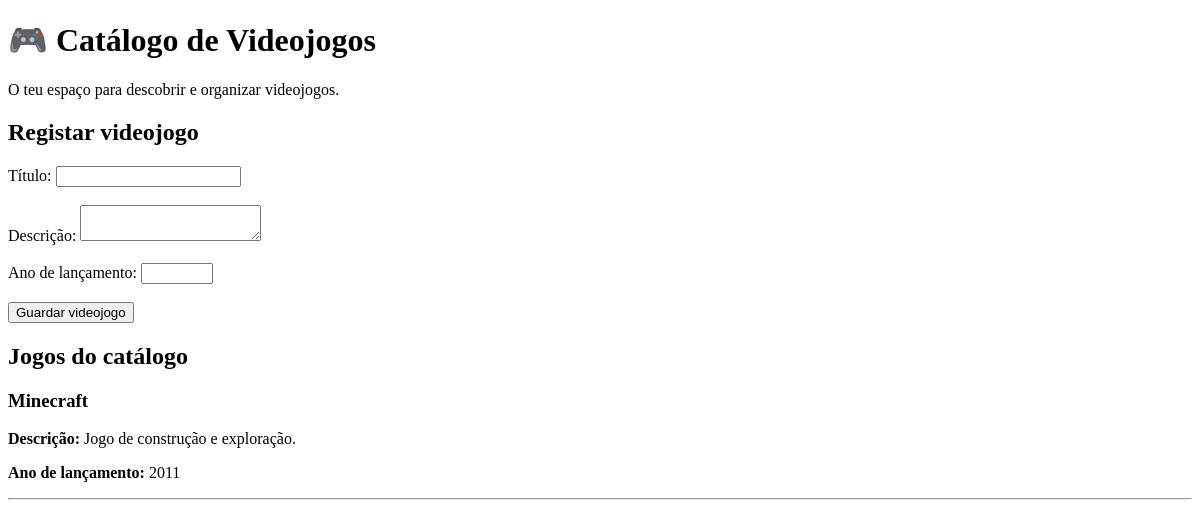
Before: / with the older database file.
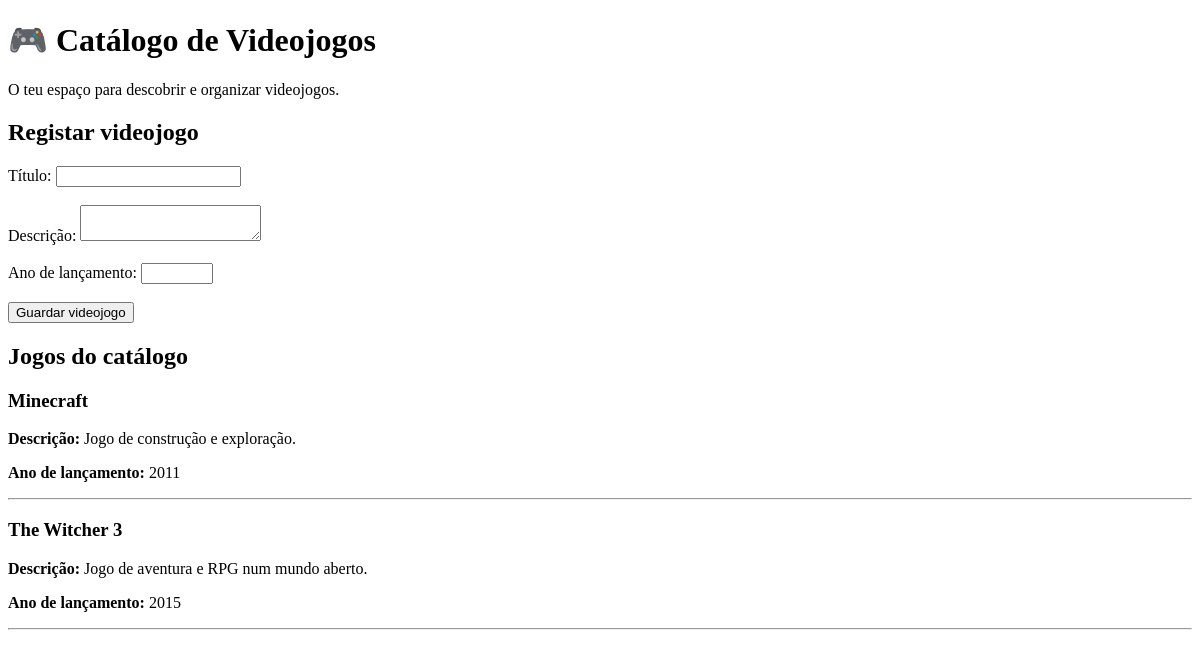
After: the same page with the newer database file.
### tables this page shows
CREATE TABLE JOGO (
                id_jogo INTEGER PRIMARY KEY,
                titulo TEXT NOT NULL,
                descricao TEXT,
                ano_lancamento INTEGER
            );

### app/main.py (the view)
@app.get("/", response_class=HTMLResponse)
def pagina_inicial(request: Request):
    jogos = obter_jogos()
    return templates.TemplateResponse(
        request=request,
        name="index.html",
        context={
            "jogos": jogos,
            "erro": None,
            "titulo": "",
            "descricao": "",
            "ano_lancamento": ""
        }
    )

### app/templates/index.html (shortened to what this page needs)
<!DOCTYPE html>
<html lang="pt">
<head>
</head>
<body>
    <header>
        <h1>🎮 Catálogo de Videojogos</h1>
        <p>O teu espaço para descobrir e organizar videojogos.</p>
    </header>
    <main>
        <section>
            <h2>Registar videojogo</h2>
            <form action="/jogos" method="post">
                <label for="titulo">Título:</label>
                <input
                    type="text"
                    id="titulo"
                    name="titulo"
                    value="{{ titulo }}"
                    required
                >
                <br><br>
                <label for="descricao">Descrição:</label>
                <textarea
                    id="descricao"
                    name="descricao"
                >{{ descricao }}</textarea>
                <br><br>
                <label for="ano_lancamento">Ano de lançamento:</label>
                <input
                    type="number"
                    id="ano_lancamento"
                    name="ano_lancamento"
                    min="1950"
                    max="2100"
                    value="{{ ano_lancamento }}"
                    required
                >
                <br><br>
                <button type="submit">Guardar videojogo</button>
            </form>
        </section>
        <section>
            <h2>Jogos do catálogo</h2>
            {% if jogos %}
                {% for jogo in jogos %}
                    <article>
                        <h3>{{ jogo.titulo }}</h3>
                        <p>
                            <strong>Descrição:</strong>
                            {{ jogo.descricao or "Sem descrição." }}
                        </p>
                        <p>
                            <strong>Ano de lançamento:</strong>
                            {{ jogo.ano_lancamento }}
                        </p>
                    </article>
                    <hr>
                {% endfor %}
            {% else %}
                <p>Ainda não existem videojogos no catálogo.</p>
            {% endif %}
        </section>
    </main>
</body>
</html>

Changed rows visible on the page:
added JOGO: titulo "The Witcher 3", descricao "Jogo de aventura e RPG num mundo aberto.", ano_lancamento "2015"
